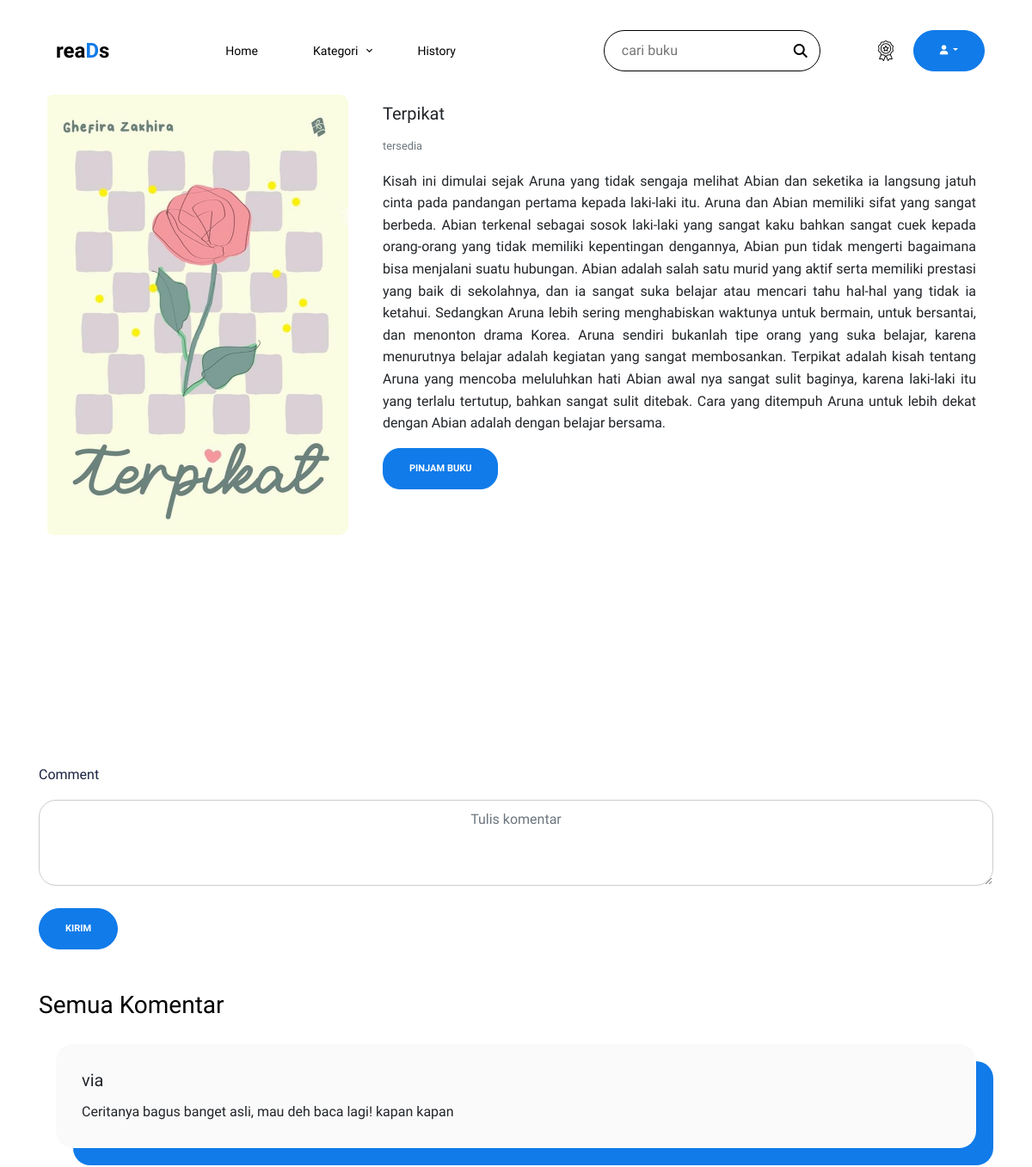
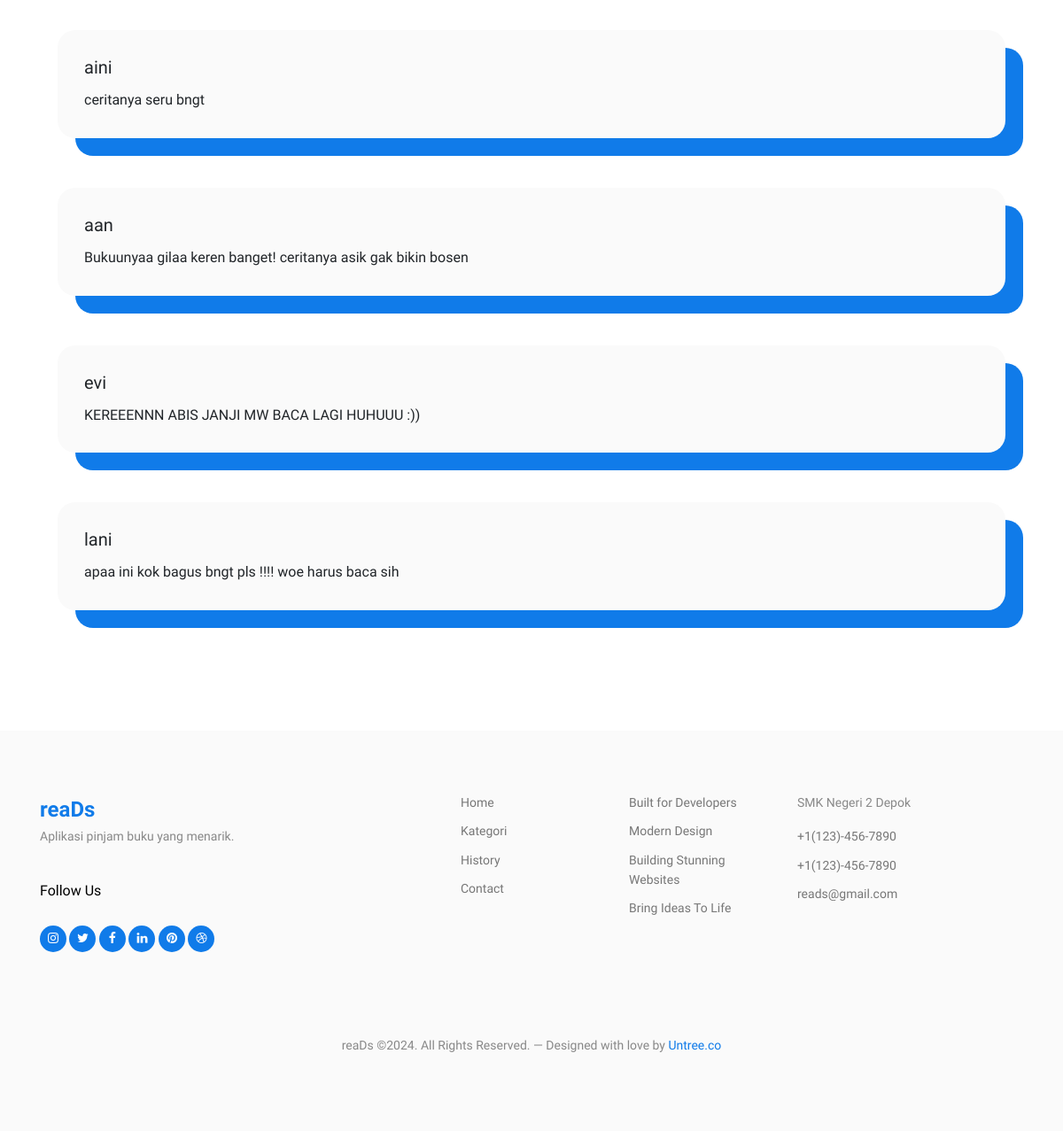
Screenshot of /detail.php?id=1 (signed in) with the database file from the repository (2 pictures, top to bottom).
### tables this page shows
CREATE TABLE `buku` (
  `id` int(11) NOT NULL,
  `judul_buku` varchar(100) NOT NULL,
  `gambar` varchar(50) NOT NULL,
  `deskripsi` varchar(10000) NOT NULL,
  `status` varchar(15) NOT NULL,
  `tersedia` int(11) NOT NULL,
  `kategori` varchar(20) NOT NULL,
  `lokasi_buku` varchar(10) NOT NULL
);

CREATE TABLE `review` (
  `id` int(11) NOT NULL,
  `id_buku` int(11) NOT NULL,
  `id_user` int(11) NOT NULL,
  `komentar` varchar(200) NOT NULL
);

CREATE TABLE `user` (
  `id` int(11) NOT NULL,
  `nama_lengkap` varchar(40) NOT NULL,
  `username` varchar(15) NOT NULL,
  `password` varchar(8) NOT NULL,
  `is_admin` int(11) NOT NULL
);

### detail.php (the view, shortened to what this page needs)
<?php
include('connect.php');
$id_buku = $_GET['id'];
$id_user = $_SESSION['id'];
$id_buku = (int)$id_buku;
$id_user = (int)$id_user;
$query = "SELECT buku.*,
          IFNULL(pinjam_buku.is_approved, 0) as is_approve
          FROM buku
          LEFT JOIN pinjam_buku
          ON buku.id = pinjam_buku.id_buku
          AND pinjam_buku.id_user = $id_user
          AND pinjam_buku.is_approved = 1
          WHERE buku.id = $id_buku";
$result = mysqli_query($is_connect, $query);
$row = mysqli_fetch_assoc($result);
?>
<!doctype html>
<html lang="en">
<head>
    <link href="https://stackpath.bootstrapcdn.com/bootstrap/5.3.0/css/bootstrap.min.css" rel="stylesheet">
    <link rel="stylesheet" href="https://cdnjs.cloudflare.com/ajax/libs/font-awesome/6.4.0/css/all.min.css">
    <link rel="stylesheet" href="css/bootstrap.min.css">
    <link rel="stylesheet" href="css/fontawesome.css">
    <link rel="stylesheet" href="css/owl.carousel.min.css">
    <link rel="stylesheet" href="css/owl.theme.default.min.css">
    <link rel="stylesheet" href="css/jquery.fancybox.min.css">
    <link rel="stylesheet" href="fonts/icomoon/style.css">
    <link rel="stylesheet" href="fonts/flaticon/font/flaticon.css">
    <link rel="stylesheet" href="css/aos.css">
    <link rel="stylesheet" href="css/style.css">
</head>
<body data-spy="scroll" data-target=".site-navbar-target" data-offset="100">
    <nav class="site-nav dark js-site-navbar mb-5 site-navbar-target">
    <div class="container">
      <div class="site-navigation d-flex align-items-center justify-content-between">
        <a href="index.php" class="logo m-0" style="padding: 20px;">rea<span class="text-primary">D</span>s</a>
        <ul class="js-clone-nav d-none d-lg-inline-block site-menu d-flex">
          <li class="active" style="margin-left: 100px;"><a href="index.php" class="nav-link">Home</a></li>
          <li class="has-children">
            <a href="#" class="nav-link">Kategori</a>
          </li>
          <li><a href="history.php" class="nav-link">History</a></li>
        </ul>
        <div class="d-flex align-items-center ml-auto">
                <form id="search" action="search.php" method="GET" class="search-input d-flex align-items-center mr-4" style="position: relative;">
                  <input type="text" placeholder="cari buku" id='searchText' name="cari" style="padding-left: 20px;" />
                  <button type="submit" name="search" style="border: none; background: none;"><i class="fa-solid fa-magnifying-glass" style="color:black; position: absolute; right: 55px; top: 50%; transform: translateY(-50%);"></i></button>
                </form>
                <ul class="js-clone-nav d-none d-lg-inline-block site-menu d-flex align-items-center">
                    <li class="mr-3">
                        <img src="images/badge.png" alt="">
                    </li>
                    <li class="dropdown">
                        <button class="btn btn-primary dropdown-toggle" type="button" id="dropdownMenuButton" data-toggle="dropdown" aria-haspopup="true" aria-expanded="false">
                            <i class="fa-solid fa-user"></i>
                        </button>
                    </li>
                </ul>
        </div>
      </div>
    </div>
  </nav>
    <div class="untree_co-section">
        <div class="container">
            <div class="row">
                <div class="col-12 mb-5 text-center" data-aos="fade-up">
                <?php
                  if (!$row) {
                      echo "Buku tidak ditemukan.";
                  } else {
                      echo "<div class='card mb-5' style='max-width: 1200px; border: none;'>";
                      echo "<div class='row g-0'>";
                      echo "<div class='col-md-4'>";
                      echo "<img src='img/" . $row['gambar'] . "' class='img-fluid rounded-start' style='border-radius: 10px; margin: 10px;' alt='...'>";
                      echo "</div>";
                      echo "<div class='col-md-8'>";
                      echo "<div class='card-body' style='text-align: left;'>";
                      echo "<h5 class='card-title'>" . $row['judul_buku'] . "</h5>";
                      echo "<p class='card-text'><small class='text-muted'>" . $row['status'] . "</small></p>";
                      echo "<p class='card-text' style='text-align: justify;'>" . $row['deskripsi'] . "</p>";
                      if ($row['is_approve'] == 1) {
                          echo "<form action='kembalikan_buku.php' method='POST'>";
                          echo "<input type='hidden' name='id_buku' value='" . $row['id'] . "'>";
                          echo "<button type='submit' class='btn btn-danger' style='border-radius: 20px;'>Kembalikan Buku</button>";
                          echo "</form>";
                      } else {
                          echo "<form action='pinjam_buku.php' method='POST'>";
                          echo "<button type='submit' class='btn btn-primary' style='border-radius: 20px;'>Pinjam Buku</button>";
                          echo "</form>";
                      }
                      echo "</div>";
                      echo "</div>";
                      echo "</div>";
                      echo "</div>";
                  }
                  ?>
            </div>
            </div>
            <?php
        echo '
        <div class="comment-section" style="margin-top: 10rem;">
            <span>Comment</span>
            <div id="comments">
                <form action="tambah_komentar.php" method="post">
                    <textarea class="form-control mt-3" name="komentar" style="border-radius: 20px;" id="comment-input" placeholder="Tulis komentar"></textarea>
                    <button class="btn btn-primary mt-3" type="submit">Kirim</button>
                    <input type="hidden" name="id_buku" value="' . $row['id'] . '">
                    <input type="hidden" name="id_user" value="1">
                </form>
            </div>
        </div>';
        ?>
        <div class="mt-5">
            <h3>Semua Komentar</h3>
            <div id="comments-section">
                <?php
                include('connect.php');
                if (isset($_GET['id'])) {
                    $id_buku = intval($_GET['id']);
                    $sql = "SELECT user.username, review.komentar
                            FROM review
                            INNER JOIN user ON user.id = review.id_user
                            WHERE review.id_buku = $id_buku";
                    $hasil = mysqli_query($is_connect, $sql);
                    if (mysqli_num_rows($hasil) > 0) {
                        while ($row = mysqli_fetch_assoc($hasil)) {
                            echo '<div class="card mb-3" style="border: none;">
                                    <div class="card-body">
                                      <div class="custom-box" data-aos="fade-up" data-aos-delay="0">
                                        <h5 class="card-title"><span>' . htmlspecialchars($row["username"]) . '</span></h5>
                                        <p class="card-text">' . htmlspecialchars($row["komentar"]) . '</p>
                                      </div>
                                    </div>
                                  </div>';
                        }
                    } else {
                        echo '<div class="card mb-3">
                                <div class="card-body">
                                    <p class="card-text">Belum ada komentar</p>
                                </div>
                              </div>';
                    }
                } else {
                    echo '<div class="card mb-3">
                            <div class="card-body">
                                <p class="card-text">Invalid book ID</p>
                            </div>
                          </div>';
                }
                ?>
            </div>
        </div>
        </div>
    </div>
  <div class="site-footer">
    <div class="container">
      <div class="row">
        <div class="col-lg-4">
          <div class="widget">
            <a href="index.html" class="logo m-0">rea<span class="text-primary">D</span>s</a>
            <p>Aplikasi pinjam buku yang menarik.</p>
          </div>
          <div class="widget">
            <h3>Follow Us</h3>
            <ul class="list-unstyled social">
              <li><a href="#"><span class="icon-instagram"></span></a></li>
              <li><a href="#"><span class="icon-twitter"></span></a></li>
              <li><a href="#"><span class="icon-facebook"></span></a></li>
              <li><a href="#"><span class="icon-linkedin"></span></a></li>
              <li><a href="#"><span class="icon-pinterest"></span></a></li>
              <li><a href="#"><span class="icon-dribbble"></span></a></li>
            </ul>
          </div>
        </div>
        <div class="col-lg-2 ml-auto">
          <div class="widget">
            <ul class="list-unstyled float-left links">
              <li><a href="#">Home</a></li>
              <li><a href="#">Kategori</a></li>
              <li><a href="#">History</a></li>
              <li><a href="#">Contact</a></li>
            </ul>
          </div>
        </div>
        <div class="col-lg-2">
          <div class="widget">
            <ul class="list-unstyled float-left links">
              <li><a href="#">Built for Developers</a></li>
              <li><a href="#">Modern Design</a></li>
              <li><a href="#">Building Stunning Websites</a></li>
              <li><a href="#">Bring Ideas To Life</a></li>
            </ul>
          </div>
        </div>
        <div class="col-lg-3">
          <div class="widget">
            <address>SMK Negeri 2 Depok</address>
            <ul class="list-unstyled links mb-4">
              <li><a href="tel://11234567890">+1(123)-456-7890</a></li>
              <li><a href="tel://11234567890">+1(123)-456-7890</a></li>
              <li><a href="mailto:info@mydomain.com">reads@gmail.com</a></li>
            </ul>
          </div>
        </div>
      </div>
      <div class="row mt-5">
        <div class="col-12 text-center">
          <p class="copyright">reaDs &copy;. All Rights Reserved. &mdash; Designed with love by <a href="https://untree.co">Untree.co</a>
          </p>
        </div>
      </div>
    </div>
  </div>
</body>
</html>

### rows the page displays
buku: gambar (picture), judul_buku "Terpikat", status "tersedia", deskripsi "Kisah ini dimulai sejak Aruna yang tidak sengaja melihat Abian dan seketika ia langsung jatuh cinta pada pandangan pertama kepada laki-laki itu. Aruna dan Abian memiliki sifat yang sangat berbeda. Abian terkenal sebagai sosok laki-laki yang sangat kaku bahkan sangat cuek kepada orang-orang yang tidak memiliki kepentingan dengannya, Abian pun tidak mengerti bagaimana bisa menjalani suatu hubungan. Abian adalah salah satu murid yang aktif serta memiliki prestasi yang baik di sekolahnya, dan ia sangat suka belajar atau mencari tahu hal-hal yang tidak ia ketahui. Sedangkan Aruna lebih sering menghabiskan waktunya untuk bermain, untuk bersantai, dan menonton drama Korea. Aruna sendiri bukanlah…"
review: id_user.username "via", komentar "Ceritanya bagus banget asli, mau deh baca lagi! kapan kapan"
review: id_user.username "aini", komentar "ceritanya seru bngt"
review: id_user.username "aan", komentar "Bukuunyaa gilaa keren banget! ceritanya asik gak bikin bosen"
review: id_user.username "evi", komentar "KEREEENNN ABIS JANJI MW BACA LAGI HUHUUU :))"
review: id_user.username "lani", komentar "apaa ini kok bagus bngt pls !!!! woe harus baca sih"
